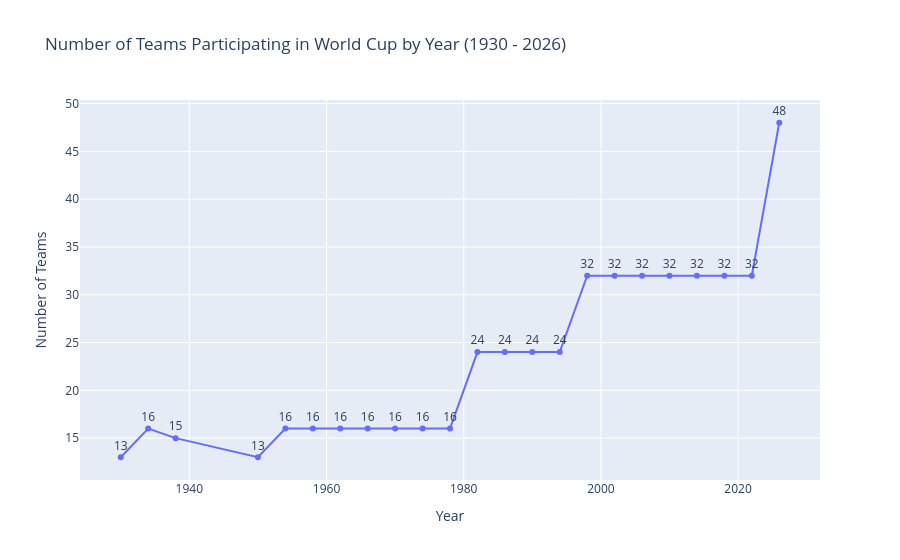

Here is the notebook cell this chart was saved with:
### Markdown cell above
##### How many teams have competed in the World Cup tournament each year?

### Code cell
teams_per_year = teams.groupby('year')['team'].nunique().reset_index(name='team_count').sort_values(by='year', ascending=True)

teams_per_year_plot = px.line(teams_per_year, x='year', y='team_count', title='Number of Teams Participating in World Cup by Year (1930 - 2026)', labels={'year': 'Year', 'team_count': 'Number of Teams'}, markers=True, text='team_count')

teams_per_year_plot.update_traces(texttemplate='%{y}', textposition='top center')
# display(world_cup_team_numbers)
teams_per_year_plot.show(config=config)
teams_per_year_plot.write_html(f"{FINAL_PLOT_DIR}/teams_per_year.html")

### Figure 1 — Plotly figure (JSON) as saved in the notebook; plotly's stock layout.template omitted (floating-point values rounded to 4 significant figures)
{"data": [{"hovertemplate": "Year=%{x}<br>Number of Teams=%{text}<extra></extra>", "legendgroup": "", "line": {"color": "#636efa", "dash": "solid"}, "marker": {"symbol": "circle"}, "mode": "lines+markers+text", "name": "", "orientation": "v", "showlegend": false, "text": [13.0, 16.0, 15.0, 13.0, 16.0, 16.0, 16.0, 16.0, 16.0, 16.0, 16.0, 24.0, 24.0, 24.0, 24.0, 32.0, 32.0, 32.0, 32.0, 32.0, 32.0, 32.0, 48.0], "textposition": "top center", "texttemplate": "%{y}", "type": "scatter", "x": [1930, 1934, 1938, 1950, 1954, 1958, 1962, 1966, 1970, 1974, 1978, 1982, 1986, 1990, 1994, 1998, 2002, 2006, 2010, 2014, 2018, 2022, 2026], "xaxis": "x", "y": [13, 16, 15, 13, 16, 16, 16, 16, 16, 16, 16, 24, 24, 24, 24, 32, 32, 32, 32, 32, 32, 32, 48], "yaxis": "y"}], "layout": {"legend": {"tracegroupgap": 0}, "title": {"text": "Number of Teams Participating in World Cup by Year (1930 - 2026)"}, "xaxis": {"anchor": "y", "domain": [0, 1], "title": {"text": "Year"}}, "yaxis": {"anchor": "x", "domain": [0, 1], "title": {"text": "Number of Teams"}}}}
